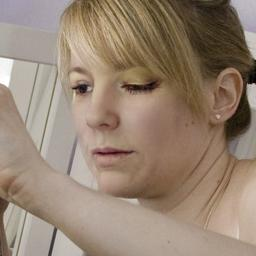
#> input picture data/raw/images/fake_image1.jpg, 256 x 256 px
$ python image_processing.py ../../data/raw/images/fake_image1.jpg
#> lines starting #> are read from the running program, lines starting #| are printed output that depends on the picture
import cv2
import numpy as np
import logging
from skimage.feature import hog

def load_image(file_path):
    """
    Loading image file.
    :param file_path: Path to the image file
    :return: Loaded image
    """
#> called with file_path = '../../data/raw/images/fake_image1.jpg'
    try:
        image = cv2.imread(file_path, cv2.IMREAD_COLOR)
#> image is the input picture: shape (256, 256, 3); mean B, G, R 114.5, 131.9, 150.9
        if image is None:
            raise ValueError(f"Error loading image: {file_path}")
        logging.info(f"Image file loaded: {file_path}")
        return image
    except Exception as e:
        logging.error(f"Error loading image file {file_path}: {e}")
        raise

def preprocess_image(image, target_size=(64, 64)):
    """
    Preprocessing input image by resizing and converting to grayscale.
    :param image: Loaded image
    :param target_size: Target size for resizing
    :return: Preprocessed image
    """
#> called with target_size = (64, 64)
    try:
        resized_image = cv2.resize(image, target_size)
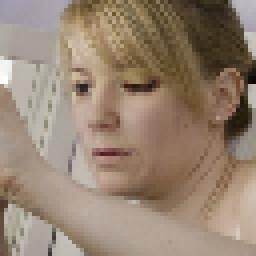
#> resized_image: shape (64, 64, 3) (shown 4 times larger); mean B, G, R 114.6, 131.9, 150.9
        gray_image = cv2.cvtColor(resized_image, cv2.COLOR_BGR2GRAY)
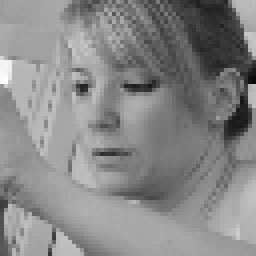
#> gray_image: shape (64, 64) (shown 4 times larger); min 9, max 255, mean 135.6
        logging.info("Image preprocessed")
        return gray_image
    except Exception as e:
        logging.error(f"Error preprocessing image: {e}")
        raise

def extract_hog_features(image):
    """
    Extracting Histogram of Oriented Gradients features from an image.
    :param image: Preprocessed image
    :return: HOG features
    """
    try:
        hog_features, hog_image = hog(image, orientations=9, pixels_per_cell=(8, 8), cells_per_block=(2, 2), block_norm='L2-Hys', visualize=True)
#> hog_features = 1764 values, max 0.382 at index 1598, min 0 at index 26, mean 0.136
        logging.info("HOG features extracted")
        return hog_features
    except Exception as e:
        logging.error(f"Error extracting HOG features: {e}")
        raise

def process_image(file_path):
    """
    Processing an image file and extracting features.
    :param file_path: Path to the image file
    :return: Extracted image features
    """
    try:
        image = load_image(file_path)
        preprocessed_image = preprocess_image(image)
        hog_features = extract_hog_features(preprocessed_image)

        logging.info(f"Extracted features from image file: {file_path}")

        return hog_features
    except Exception as e:
        logging.error(f"Error processing image file {file_path}: {e}")
        raise

if __name__ == "__main__":
    import sys
    if len(sys.argv) != 2:
        print("Usage: python image_processing.py <path_to_image_file>")
        sys.exit(1)

    file_path = sys.argv[1]
    features = process_image(file_path)
#> features has the same summary as hog_features in extract_hog_features
    print("Extracted Features:\n", features)
#> (printed output is left out)

$ run again, on data/raw/images/fake_image2.jpg
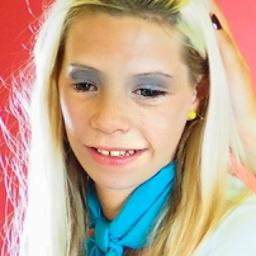
#> input picture data/raw/images/fake_image2.jpg, 256 x 256 px
#> in load_image, image is the input picture: shape (256, 256, 3); mean B, G, R 150.4, 170.3, 196
#> in preprocess_image, `resized_image = cv2.resize(image, target_size)`:
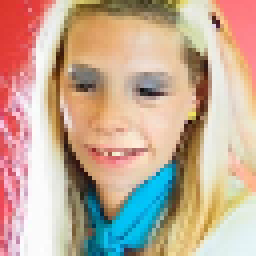
#> resized_image: shape (64, 64, 3) (shown 4 times larger); mean B, G, R 150.6, 170.5, 196.2
#> in preprocess_image, `gray_image = cv2.cvtColor(resized_image, cv2.COLOR_BGR2GRAY)`:
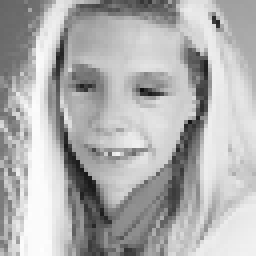
#> gray_image: shape (64, 64) (shown 4 times larger); min 15, max 254, mean 175.9
#> in extract_hog_features, `hog_features, hog_image = hog(image, orientations=9, pixels_per_cell=(..`: hog_features = 1764 values, max 0.439 at index 972, min 0 at index 7, mean 0.12
#> features has the same summary as hog_features in extract_hog_features
#> (printed output is left out)

$ run again, on data/raw/images/fake_image3.jpg
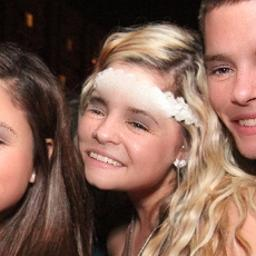
#> input picture data/raw/images/fake_image3.jpg, 256 x 256 px
#> in load_image, image is the input picture: shape (256, 256, 3); mean B, G, R 85.5, 99.2, 133.1
#> in preprocess_image, `resized_image = cv2.resize(image, target_size)`:
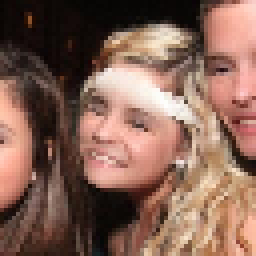
#> resized_image: shape (64, 64, 3) (shown 4 times larger); mean B, G, R 85.7, 99.4, 133.3
#> in preprocess_image, `gray_image = cv2.cvtColor(resized_image, cv2.COLOR_BGR2GRAY)`:
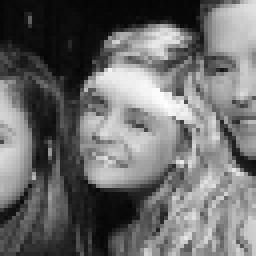
#> gray_image: shape (64, 64) (shown 4 times larger); min 5, max 254, mean 107.9
#> in extract_hog_features, `hog_features, hog_image = hog(image, orientations=9, pixels_per_cell=(..`: hog_features = 1764 values, max 0.382 at index 1514, min 0 at index 89, mean 0.135
#> features has the same summary as hog_features in extract_hog_features
#> (printed output is left out)

$ run again, on data/raw/images/fake_image4.jpg
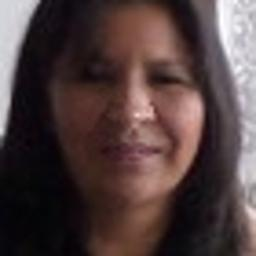
#> input picture data/raw/images/fake_image4.jpg, 256 x 256 px
#> in load_image, image is the input picture: shape (256, 256, 3); mean B, G, R 62.6, 63, 80.7
#> in preprocess_image, `gray_image = cv2.cvtColor(resized_image, cv2.COLOR_BGR2GRAY)`:
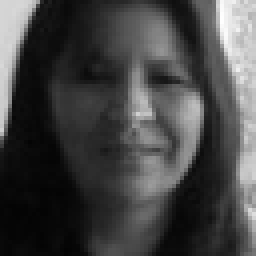
#> gray_image: shape (64, 64) (shown 4 times larger); min 3, max 254, mean 68.4
#> in extract_hog_features, `hog_features, hog_image = hog(image, orientations=9, pixels_per_cell=(..`: hog_features = 1764 values, max 0.605 at index 504, min 0 at index 3, mean 0.119
#> features has the same summary as hog_features in extract_hog_features
#> (printed output is left out)
